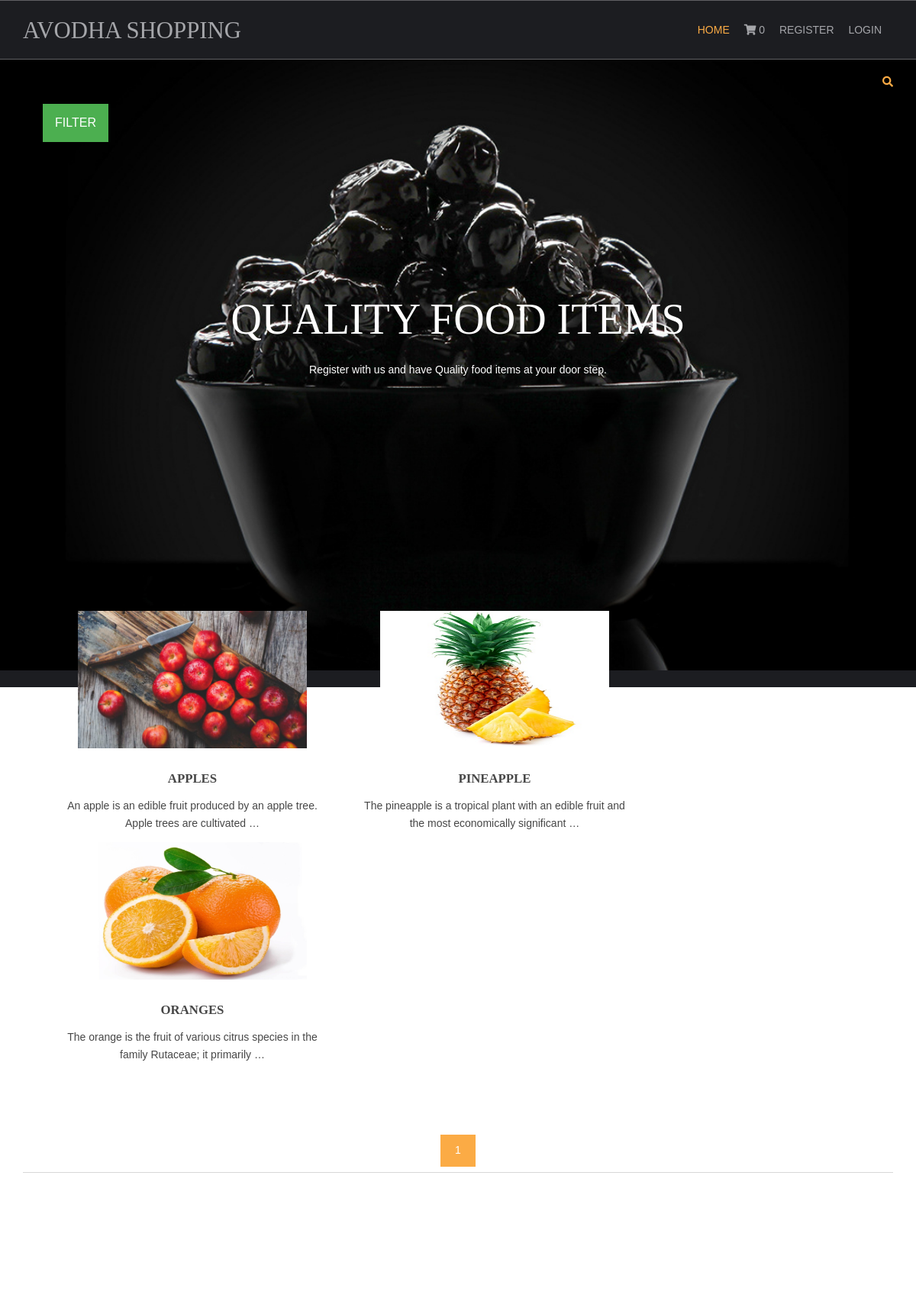
/fruits/, run on the app's committed database.
### shop/models.py (models this page shows)
class products(models.Model):
    name = models.CharField(max_length=150,unique=True)
    slug = models.CharField(max_length=250,unique=True)
    img = models.ImageField(upload_to='product')
    desc = models.TextField()
    stock = models.IntegerField()
    available = models.BooleanField()
    price = models.IntegerField()
    category = models.ForeignKey(categ,on_delete=models.CASCADE)
    def get_url(self):
        return reverse('details',args=[self.category.slug,self.slug])

### shop/views.py (the view)
# urls.py: 2. Add a URL to urlpatterns:  path('', views.home, name='home')
def home(request,c_slug=None):
    c_page = None
    prodt = None
    if c_slug!=None:
        c_page = get_object_or_404(categ,slug=c_slug)
        prodt = products.objects.filter(category=c_page,available=True)
    else:
        prodt = products.objects.all().filter(available=True)
    cat = categ.objects.all()
    paginator = Paginator(prodt, 6)
    try:
        page = int(request.GET.get('page','1'))
    except:
        page = 1
    try:
        pro = paginator.page(page)
    except(EmptyPage,InvalidPage):
        pro = paginator.page(paginator.num_pages)
    return render(request,'index.html',{'pr':prodt,'ct':cat,'pg':pro})

### cart/context_processor.py (called while the page is built)
def count(request):
    item_count = 0
    if 'admin' in request .path:
        return {}
    else:
        try:
            ct = cartlist.objects.filter(cart_id=c_id(request))
            cti = items.objects.all().filter(cart=ct[:1])
            for c in cti:
                item_count +=c.quan
        except cartlist.DoesNotExist:
            item_count = 0
        return dict(itc=item_count)

### cart/views.py (called while the page is built)
def c_id(request):
    ct_id = request.session.session_key
    if not ct_id:
        ct_id = request.session.create()
    return ct_id

### shop/models.py (called while the page is built)
    def get_url(self):
        return reverse('prod_cat',args=[self.slug])

### templates/index.html (shortened to what this page needs)
{% extends 'base.html' %}
{% load static %}
{% block content %}
<html lang="">
<head>
<link href="{% static 'hm/layout/styles/layout.css' %}" rel="stylesheet" type="text/css" media="all">
</head>
<body id="top">
<div class="abcd" style="background-image:url({% static 'hm/images/demo/backgrounds/bg.jpg' %}); ">
    <div class="wrapper row0">
    <div id="topbar" class="hoc clear">
  <div class="fl_right">
        <ul class="nospace">
          <li id="searchform">
          </li>
        </ul>
      </div>
    </div>
  </div>
  <div class="dropdown">
  <button class="dropbtn">FILTER</button>
</div>
  <div id="pageintro" class="hoc clear">
    <article>
      <h3 class="heading">QUALITY FOOD ITEMS</h3>
      <p>Register with us and have Quality food items at your door step.</p>
    </article>
  </div>
</div>
<div class="category">
  <a href={{i.get_url}}>{{i.name}}</a><br>
</div>
<div class="wrapper row3">
  <main class="hoc container clear">
    <section id="introblocks">
      <ul class="nospace group btmspace-80">
        {% for i in pg.object_list %}
        <li class="one_third">
          <figure><a class="imgover" href="{{i.get_url}}"><img src="{{i.img.url}}" alt="" style="height:180; width:300;"></a>
            <figcaption>
              <h6 class="heading">{{i.name}}</h6>
              <p>{{i.desc | truncatewords:15}}</p>
            </figcaption>
          </figure>
        </li>
        {% endfor %}
      </ul>
    </section>
    <center>
      {% for p in pg.paginator.page_range %}
      <a href="?page={{p}}" class="btn btn-light btn-sm {% if pg.number == p %} activate {% endif %}">{{p}}</a>
      {% endfor %}
    </center>
    <hr class="btmspace-80">
  </main>
</div>
</body>
</html>
{% endblock %}

### static/hm/layout/styles/layout.css (style rules this page uses)
#topbar { padding:20px 0; font-size:.8rem; text-transform:uppercase; }
#topbar ul li { display:inline-block; margin-right:15px; }
#topbar ul li:last-child { margin-right:0; padding-right:0; border-right:none; }
#topbar #searchform { position:relative; line-height:1; z-index:9999; }
#topbar #searchform::after { display:block; height:18px; line-height:18px; padding:0; font-family:"Font Awesome\ 5 Free"; font-weight:900; font-size:1rem; content:"\f002"; }
#topbar #searchform ::placeholder { text-transform:capitalize; }
#pageintro { padding:200px 0 300px; }
#pageintro article, #pageintro article p { display:block; max-width:75%; margin:0 auto; text-align:center; }
#pageintro article p { max-width:65%; line-height:2rem; }
#pageintro .heading { margin-bottom:20px; font-size:4rem; }
.container { padding:80px 0; }
#introblocks { display:block; position:relative; margin:-180px 0 0 0; z-index:1; text-align:center; }
#introblocks figure figcaption { display:block; padding:30px 0 0 0; text-align:center; }
#introblocks figure figcaption .heading { font-size:1.2rem; font-weight:700; margin-bottom:0; }
*, *::before, *::after { transition:all .3s ease-in-out; }
body { color:#A5A6AA; background-color:#1C1D21; }
a { color:#FBAB45; }
hr, .borderedbox { border-color:#D7D7D7; }
.btn, .btn.inverse:hover { color:#FFFFFF; background-color:#FBAB45; border-color:#FBAB45; }
.imgover, .imgover:hover::after { color:#FFFFFF; }
.row3 { color:#474747; background-color:#FFFFFF; }
#topbar #searchform { color:#FBAB45; }
#pageintro { color:#FFFFFF; }
@media screen and (min-width:1140px) { .hoc { max-width:1140px; } }

### static/hm/layout/styles/framework.css (style rules this page uses)
html { overflow-y:scroll; overflow-x:hidden; }
html, body { margin:0; padding:0; font-size:14px; line-height:1.6em; }
*, *::before, *::after { box-sizing:border-box; }
.nospace { margin:0; padding:0; list-style:none; }
.btn { display:inline-block; padding:8px 18px 10px; text-transform:uppercase; border:1px solid; }
.clear, .group { display:block; }
.clear::before, .clear::after, .group::before, .group::after { display:table; content:""; }
.clear, .clear::after, .group, .group::after { clear:both; }
a { outline:none; text-decoration:none; }
.fl_right, .imgr { float:right; }
img { width:auto; max-width:100%; height:auto; margin:0; padding:0; border:none; line-height:normal; vertical-align:middle; }
.imgover { display:inline-block; position:relative; max-width:100%; }
.imgover::before, .imgover::after { display:block; position:absolute; content:""; text-align:center; opacity:0; }
.imgover::before { top:0; right:0; bottom:0; left:0; }
.imgover::after { top:50%; left:50%; width:50px; height:50px; line-height:50px; margin:-25px 0 0 -25px; font-family:"Font Awesome\ 5 Free"; font-weight:900; content:"\f067"; font-size:28px; }
body, input, textarea, select { font-family:Verdana, Geneva, sans-serif; }
h1, h2, h3, h4, h5, h6, .heading { font-family:Georgia, "Times New Roman", Times, serif; }
label, input, textarea, select, button { display:block; resize:none; outline:none; color:inherit; font-size:inherit; font-family:inherit; vertical-align:middle; }
::placeholder { opacity:1; }
h1, h2, h3, h4, h5, h6, .heading { margin:0 0 20px 0; font-size:1.4rem; line-height:normal; font-weight:normal; text-transform:uppercase; }
hr { display:block; width:100%; height:1px; border:solid; border-width:1px 0 0 0; }
.wrapper { display:block; position:relative; width:100%; margin:0; padding:0; text-align:left; word-wrap:break-word; }
.hoc { display:block; margin:0 auto; }
address, article, aside, figcaption, figure, footer, header, main, nav, section { display:block; margin:0; padding:0; }
.one_half, .one_third, .two_third, .one_quarter, .two_quarter, .three_quarter { display:inline-block; float:left; margin:0 0 0 4.21052%; list-style:none; }
.one_third { width:30.52631%; }
.btmspace-80 { margin-bottom:80px; }

### templates/index.html (style rules this page uses)
.dropbtn { background-color: #4CAF50; color: white; padding: 16px; font-size: 16px; border: none; cursor: pointer; }
.dropdown { position: relative; display: inline-block; padding-left: 56px; }
.abcd { height: 100%; background-position: center; background-repeat: no-repeat; background-size:cover; }

### data on the page
products: img (picture), name "APPLES", desc "An apple is an edible fruit produced by an apple tree. Apple trees are cultivated …"
products: img (picture), name "PINEAPPLE", desc "The pineapple is a tropical plant with an edible fruit and the most economically significant …"
products: img (picture), name "ORANGES", desc "The orange is the fruit of various citrus species in the family Rutaceae; it primarily …"

### other printed values
{{ itc }} "0"
{{ p }} "1"
